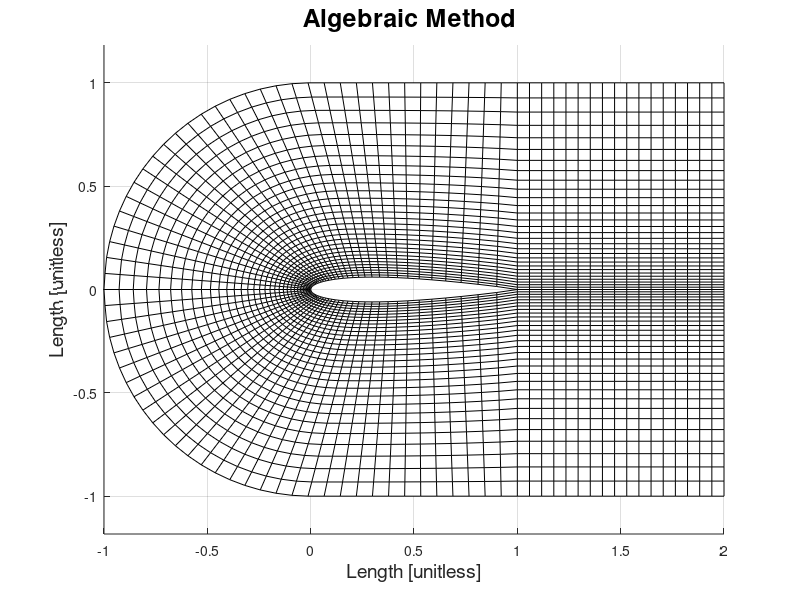

Write MATLAB code to recreate this figure.
close all;
clear all;
 
%-------------------------------------------------------------------------% 
% Define all the parameters 
%-------------------------------------------------------------------------% 
 
Na = 50;
M = 30;
A = 10; %Clustering points near leading edge, inf = no clustering
B = 2; %Clustering points near the surface, 1 = no clustering
t = .12;
c = 1;
L = 1;
N = floor(2*c/(2*c+L)*Na);
x1 = c*ones(1,N+1);
y1 = zeros(1,N+1);
x2 = x1;
y2 = y1;
y2(1) = c;
s1 = y1;
s2 = s1;
N2 = 250;

%-------------------------------------------------------------------------% 
% Solve Algebraic Method
%-------------------------------------------------------------------------%
for i = 2:N2+1
 x1(i) = c*(1-(i-1)/N2);
 y1(i) = max([t/.2*(.2969*x1(i)^.5-.126*x1(i)-.3516*x1(i)^2+.2843*x1(i)^3-.1015*x1(i)^4) 0]);
 s1(i) = s1(i-1)+sqrt((x1(i)-x1(i-1))^2+(y1(i)-y1(i-1))^2);
 x2(i) = c*(1-2*(i-1)/N2);
 if x2(i) >= 0;
 y2(i) = c;
 else
 y2(i) = sqrt(c^2-(x2(i))^2);
 end
 s2(i) = s2(i-1)+sqrt((x2(i)-x2(i-1))^2+(y2(i)-y2(i-1))^2);
end
S1 = s1(end)*(1-exp(-(0:N)/A))/(1-exp(-(N)/A));
S1(end)/s1(end)
S2 = (0:N)*s2(end)/N;
for i = 1:N+1
 X1(i) = interp1(s1,x1,S1(i));
 Y1(i) = interp1(s1,y1,S1(i));
 X2(i) = interp1(s2,x2,S2(i));
 Y2(i) = interp1(s2,y2,S2(i));
end
r = exp(((1:(M+1))-M+1)/((M+1)/B));
r = r-r(1);
r = r/max(r);
for i = 1:N+1
 for j = 1:M+1
 x(i,j) = X1(i) + r(j)*(X2(i)-X1(i));
 y(i,j) = Y1(i) + r(j)*(Y2(i)-Y1(i));
 end
end
N = Na-N;
x = [((L+c):-L/N:(c+L/N))'*ones(1,M+1); x];
y = [(c*r'*ones(1,N))'; y];
x = [x; x(end-1:-1:1,:)];
y = [y ;-y(end-1:-1:1,:)];
[n,m] = size(x);

%-------------------------------------------------------------------------% 
% Plot Algebraic Method
%-------------------------------------------------------------------------%
mesh(x,y,zeros(n,m))
view(0,90)
colormap([0 0 0])
axis('equal','tight');
xlabel('Length [unitless]','FontSize',14);
ylabel('Length [unitless]','FontSize',14);
title('Algebraic Method ','FontSize',18);
